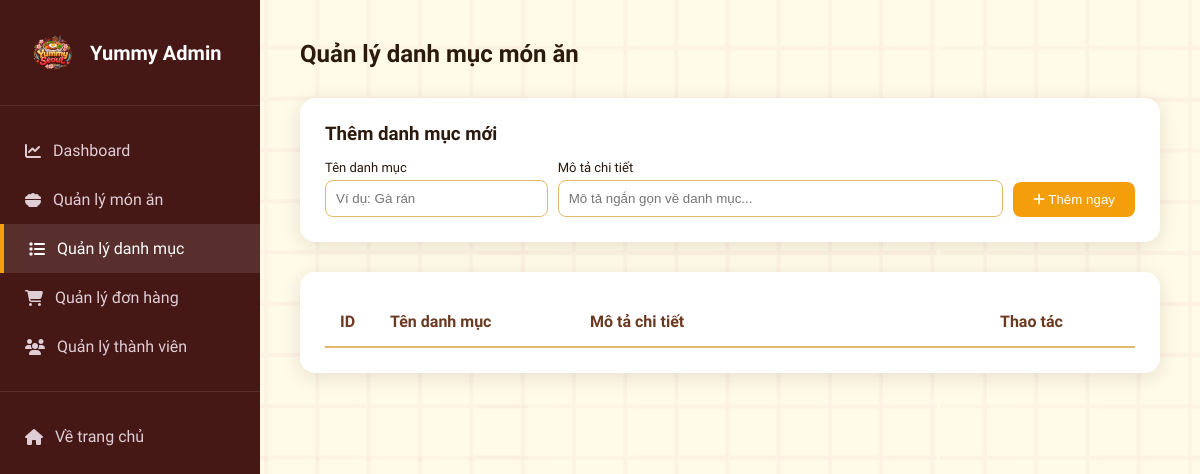
The app's page /UI_Manager/php/category.php, older data.
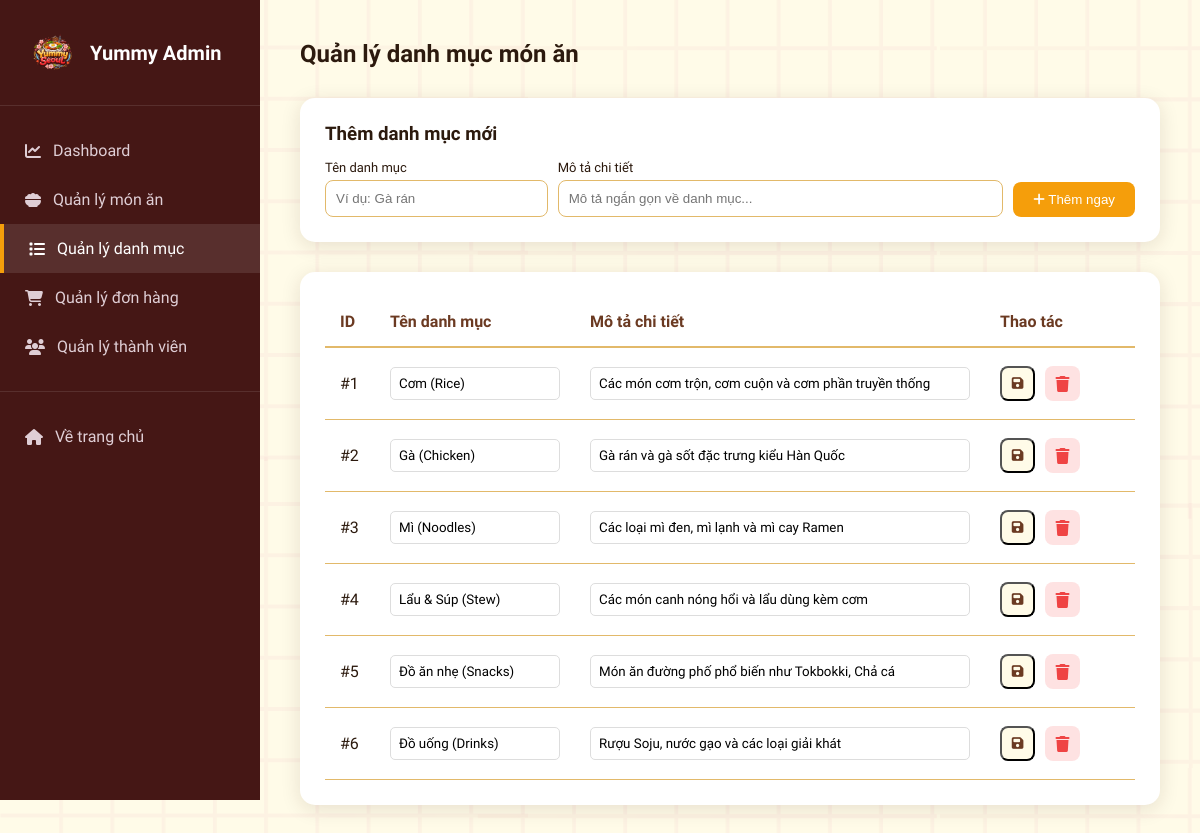
The same page, newer data.
### tables this page shows
CREATE TABLE IF NOT EXISTS `danh_muc_mon_an` (
  `id_danh_muc` int NOT NULL AUTO_INCREMENT,
  `ten_danh_muc` varchar(100) NOT NULL,
  `mo_ta` text,
  PRIMARY KEY (`id_danh_muc`),
  UNIQUE KEY `ten_danh_muc` (`ten_danh_muc`)
);

### UI_Manager/php/category.php (the view, shortened to what this page needs)
<?php
include '../../SQL_Connect/db.php';
$categories = $pdo->query("SELECT * FROM danh_muc_mon_an ORDER BY id_danh_muc ASC")->fetchAll();
?>
<!DOCTYPE html>
<html lang="vi">
<head>
    <link rel="stylesheet" href="https://cdnjs.cloudflare.com/ajax/libs/font-awesome/6.4.0/css/all.min.css">
    <link rel="stylesheet" href="../css/category.css">
    <link rel="stylesheet" href="../../UI_User/css/home.css">
</head>
<body>
    <div class="admin-container">
        <aside class="admin-sidebar">
            <div class="sidebar-logo">
                <img src="../../Image/homepage/logo.png" alt="Logo">
                <span>Yummy Admin</span>
            </div>
            <nav class="sidebar-nav">
                <a href="dashboard.php" class="nav-link"><i class="fa-solid fa-chart-line"></i> Dashboard</a>
                <a href="product.php" class="nav-link"><i class="fa-solid fa-bowl-food"></i> Quản lý món ăn</a>
                <a href="category.php" class="nav-link active"><i class="fa-solid fa-list"></i> Quản lý danh mục</a>
                <a href="order.php" class="nav-link"><i class="fa-solid fa-cart-shopping"></i> Quản lý đơn hàng</a>
                <a href="user.php" class="nav-link"><i class="fa-solid fa-users"></i> Quản lý thành viên</a>
                <div class="nav-divider"></div>
                <a href="../../UI_User/php/home.php" class="nav-link"><i class="fa-solid fa-house"></i> Về trang chủ</a>
            </nav>
        </aside>
        <main class="admin-main">
            <header class="main-header">
                <h2>Quản lý danh mục món ăn</h2>
            </header>
            <div class="card">
                <h3 style="margin-bottom: 15px;">Thêm danh mục mới</h3>
                <form method="POST" class="add-form-inline">
                    <div>
                        <label style="display:block; font-size: 13px; margin-bottom:5px;">Tên danh mục</label>
                        <input type="text" name="ten_danh_muc" class="input-inline" placeholder="Ví dụ: Gà rán" required style="width:100%;">
                    </div>
                    <div>
                        <label style="display:block; font-size: 13px; margin-bottom:5px;">Mô tả chi tiết</label>
                        <input type="text" name="mo_ta" class="input-inline" placeholder="Mô tả ngắn gọn về danh mục..." style="width:100%;">
                    </div>
                    <button type="submit" name="add_category" class="btn-save-inline">
                        <i class="fa-solid fa-plus"></i> Thêm ngay
                    </button>
                </form>
            </div>
            <div class="category-list card">
                <table class="admin-table">
                    <thead>
                        <tr>
                            <th style="width: 50px;">ID</th>
                            <th style="width: 200px;">Tên danh mục</th>
                            <th>Mô tả chi tiết</th>
                            <th style="width: 150px;">Thao tác</th>
                        </tr>
                    </thead>
                    <tbody>
                        <?php foreach ($categories as $cat): ?>
                            <tr>
                                <form method="POST">
                                    <td>#<?php echo $cat['id_danh_muc']; ?></td>
                                    <td>
                                        <input type="text" name="ten_danh_muc" value="<?php echo htmlspecialchars($cat['ten_danh_muc']); ?>" class="edit-input" required>
                                    </td>
                                    <td>
                                        <input type="text" name="mo_ta" value="<?php echo htmlspecialchars($cat['mo_ta']); ?>" class="edit-input">
                                    </td>
                                    <td>
                                        <div class="action-btns">
                                            <button type="submit" name="update_category" class="btn-edit" title="Lưu thay đổi">
                                                <i class="fa-solid fa-floppy-disk"></i>
                                            </button>
                                            <a href="category.php?delete_id=<?php echo $cat['id_danh_muc']; ?>"
                                                class="btn-delete"
                                                onclick="return confirm('⚠️ CẢNH BÁO: Xóa danh mục này sẽ XÓA TẤT CẢ món ăn thuộc danh mục này. Bạn chắc chắn chứ?')">
                                                <i class="fa-solid fa-trash"></i>
                                            </a>
                                        </div>
                                    </td>
                                </form>
                            </tr>
                        <?php endforeach; ?>
                    </tbody>
                </table>
            </div>
        </main>
    </div>
</body>
</html>

### UI_Manager/css/category.css (style rules this page uses)
:root { --red-brown: #5d2620; --brown-mid: #966f5d; --baby-cream: #fef9f1; --gold-primary: #f59e0b; --gold-light: #fef3c7; --white: #ffffff; --shadow: 0 4px 15px rgba(0, 0, 0, 0.05); }
* { margin: 0; padding: 0; box-sizing: border-box; }
body { font-family: 'Asap', sans-serif; background-color: var(--baby-cream); }
.admin-container { display: flex; }
.admin-sidebar { width: 260px; background-color: var(--red-brown); color: var(--white); position: fixed; height: 100vh; display: flex; flex-direction: column; }
.sidebar-logo { padding: 30px; display: flex; align-items: center; gap: 15px; font-size: 20px; font-weight: 700; border-bottom: 1px solid rgba(255, 255, 255, 0.1); }
.sidebar-logo img { width: 45px !important; height: 45px !important; object-fit: contain; }
.sidebar-nav { flex: 1; padding: 20px 0; }
.nav-link { display: flex; align-items: center; gap: 12px; padding: 15px 25px; color: #dfced5; text-decoration: none; font-weight: 500; }
.nav-link:hover, .nav-link.active { background: rgba(255, 255, 255, 0.1); color: var(--white); border-left: 4px solid var(--gold-primary); }
.nav-divider { height: 1px; background: rgba(255, 255, 255, 0.1); margin: 20px 0; }
.admin-main { flex: 1; margin-left: 260px; padding: 40px; }
.card { background: var(--white); border-radius: 15px; padding: 25px; box-shadow: var(--shadow); margin-bottom: 30px; }
.main-header { display: flex; justify-content: space-between; margin-bottom: 30px; }
.admin-table { width: 100%; border-collapse: collapse; }
.admin-table th { text-align: left; padding: 15px; border-bottom: 2px solid var(--gold-light); color: var(--brown-mid); }
.admin-table td { padding: 18px 15px; border-bottom: 1px solid var(--gold-light); }
.action-btns { display: flex; gap: 10px; }
.btn-edit, .btn-delete { width: 35px; height: 35px; display: flex; align-items: center; justify-content: center; border-radius: 8px; text-decoration: none; }
.btn-edit { background: var(--baby-cream); color: var(--brown-mid); }
.btn-delete { background: #fee2e2; color: #ef4444; }
.add-form-inline { display: grid; grid-template-columns: 1fr 2fr auto; gap: 10px; align-items: end; }
.input-inline { padding: 10px; border: 1px solid var(--gold-light); border-radius: 8px; outline: none; }
.btn-save-inline { background: var(--gold-primary); color: white; border: none; padding: 10px 20px; border-radius: 8px; cursor: pointer; }
.edit-input { width: 100%; padding: 8px; border: 1px solid #ddd; border-radius: 5px; font-family: inherit; }

### UI_User/css/home.css (style rules this page uses)
:root { --cream: #fdf6ec; --cream-dark: #f5e9d5; --brown-deep: #3b1a0e; --brown-mid: #6b3a22; --brown-light: #a0522d; --gold: #c8922a; --gold-light: #e2b96a; --pink-soft: #f2d9c8; --pink-card: #f8ede3; --red-accent: #c0392b; --text-dark: #2c1a0e; --text-mid: #5a3825; --text-light: #8b6047; --white: #ffffff; --red-brown: #451715; --baby-pink: #ffb9d2; --light-pink: #ffdbe8; --baby-yellow: #ffeda3; --baby-cream: #fffbe8; --shadow: 0 4px 20px rgba(59, 26, 14, 0.12); --shadow-hover: 0 8px 32px rgba(59, 26, 14, 0.22); --radius: 12px; --radius-lg: 20px; }
*, *::before, *::after { box-sizing: border-box; margin: 0; padding: 0; }
body { font-family: "Asap", sans-serif; color: var(--text-dark); overflow-x: hidden; background: url("../../Image/homepage/background.png"); background-size: auto; }
a { text-decoration: none; color: inherit; }
img { display: block; max-width: 100%; }
header { position: relative; z-index: 2000; }

Row changes from the older to the newer data that the page shows:
added danh_muc_mon_an: id_danh_muc "1", ten_danh_muc "Cơm (Rice)", mo_ta "Các món cơm trộn, cơm cuộn và cơm phần truyền thống"
added danh_muc_mon_an: id_danh_muc "2", ten_danh_muc "Gà (Chicken)", mo_ta "Gà rán và gà sốt đặc trưng kiểu Hàn Quốc"
added danh_muc_mon_an: id_danh_muc "3", ten_danh_muc "Mì (Noodles)", mo_ta "Các loại mì đen, mì lạnh và mì cay Ramen"
added danh_muc_mon_an: id_danh_muc "4", ten_danh_muc "Lẩu & Súp (Stew)", mo_ta "Các món canh nóng hổi và lẩu dùng kèm cơm"
added danh_muc_mon_an: id_danh_muc "5", ten_danh_muc "Đồ ăn nhẹ (Snacks)", mo_ta "Món ăn đường phố phổ biến như Tokbokki, Chả cá"
added danh_muc_mon_an: id_danh_muc "6", ten_danh_muc "Đồ uống (Drinks)", mo_ta "Rượu Soju, nước gạo và các loại giải khát"
